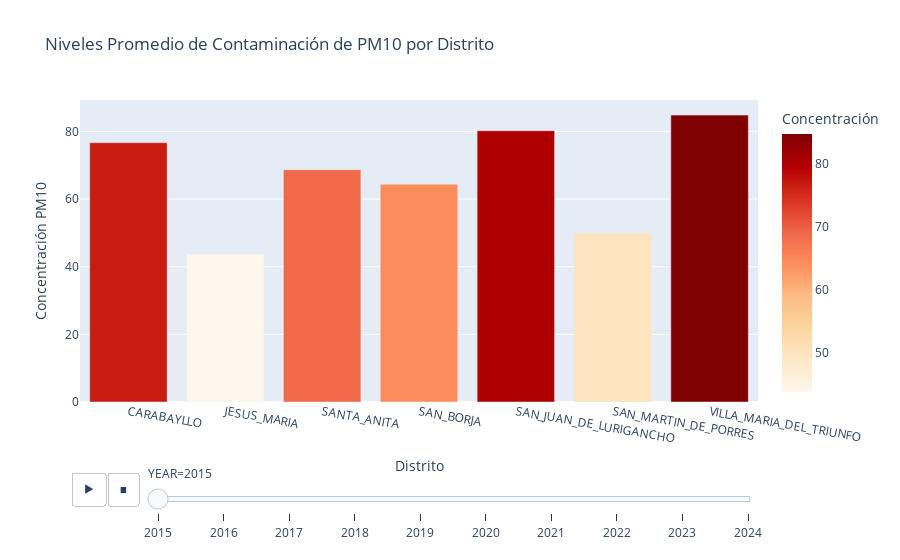

Source (notebook cell):
### Code cell
# Calcular promedio de contaminantes por distrito y año
distrito_pollution = df_filtrado.groupby(['DISTRITO', 'YEAR'])['PM10'].mean().reset_index()

# Gráfico de barras con escala de color basada en concentración
fig_distrito = px.bar(
    distrito_pollution, 
    x='DISTRITO', 
    y='PM10', 
    color='PM10',  # Color basado en concentración
    color_continuous_scale='OrRd',  # Escala de color (verde a amarillo a púrpura)
    title='Niveles Promedio de Contaminación de PM10 por Distrito',
    labels={'PM10': 'Concentración'},
    animation_frame='YEAR',  # Slider de año
    animation_group='DISTRITO'
)

fig_distrito.update_layout(
    xaxis_title='Distrito',
    yaxis_title='Concentración PM10',
    xaxis = dict(tickangle = 10), # Rotar etiquetas
    margin=dict(b=150) # Aumentar margen inferior
)

fig_distrito.show()

### Figure 1 — Plotly figure (JSON) as saved in the notebook; plotly's stock layout.template omitted (floating-point values rounded to 4 significant figures)
{"data": [{"alignmentgroup": "True", "hovertemplate": "YEAR=2015<br>DISTRITO=%{x}<br>Concentración=%{marker.color}<extra></extra>", "ids": ["CARABAYLLO", "JESUS_MARIA", "SANTA_ANITA", "SAN_BORJA", "SAN_JUAN_DE_LURIGANCHO", "SAN_MARTIN_DE_PORRES", "VILLA_MARIA_DEL_TRIUNFO"], "legendgroup": "", "marker": {"color": [76.66, 43.74, 68.67, 64.35, 80.19, 49.92, 84.81], "coloraxis": "coloraxis", "pattern": {"shape": ""}}, "name": "", "offsetgroup": "", "orientation": "v", "showlegend": false, "textposition": "auto", "type": "bar", "x": ["CARABAYLLO", "JESUS_MARIA", "SANTA_ANITA", "SAN_BORJA", "SAN_JUAN_DE_LURIGANCHO", "SAN_MARTIN_DE_PORRES", "VILLA_MARIA_DEL_TRIUNFO"], "xaxis": "x", "y": [76.66, 43.74, 68.67, 64.35, 80.19, 49.92, 84.81], "yaxis": "y"}], "layout": {"barmode": "relative", "coloraxis": {"colorbar": {"title": {"text": "Concentración"}}, "colorscale": [[0, "rgb(255,247,236)"], [0.125, "rgb(254,232,200)"], [0.25, "rgb(253,212,158)"], [0.375, "rgb(253,187,132)"], [0.5, "rgb(252,141,89)"], [0.625, "rgb(239,101,72)"], [0.75, "rgb(215,48,31)"], [0.875, "rgb(179,0,0)"], [1, "rgb(127,0,0)"]]}, "legend": {"tracegroupgap": 0}, "margin": {"b": 150}, "sliders": [{"active": 0, "currentvalue": {"prefix": "YEAR="}, "len": 0.9, "pad": {"b": 10, "t": 60}, "steps": [{"args": [["2015"], {"frame": {"duration": 0, "redraw": true}, "fromcurrent": true, "mode": "immediate", "transition": {"duration": 0, "easing": "linear"}}], "label": "2015", "method": "animate"}, {"args": [["2016"], {"frame": {"duration": 0, "redraw": true}, "fromcurrent": true, "mode": "immediate", "transition": {"duration": 0, "easing": "linear"}}], "label": "2016", "method": "animate"}, {"args": [["2017"], {"frame": {"duration": 0, "redraw": true}, "fromcurrent": true, "mode": "immediate", "transition": {"duration": 0, "easing": "linear"}}], "label": "2017", "method": "animate"}, {"args": [["2018"], {"frame": {"duration": 0, "redraw": true}, "fromcurrent": true, "mode": "immediate", "transition": {"duration": 0, "easing": "linear"}}], "label": "2018", "method": "animate"}, {"args": [["2019"], {"frame": {"duration": 0, "redraw": true}, "fromcurrent": true, "mode": "immediate", "transition": {"duration": 0, "easing": "linear"}}], "label": "2019", "method": "animate"}, {"args": [["2020"], {"frame": {"duration": 0, "redraw": true}, "fromcurrent": true, "mode": "immediate", "transition": {"duration": 0, "easing": "linear"}}], "label": "2020", "method": "animate"}, {"args": [["2021"], {"frame": {"duration": 0, "redraw": true}, "fromcurrent": true, "mode": "immediate", "transition": {"duration": 0, "easing": "linear"}}], "label": "2021", "method": "animate"}, {"args": [["2022"], {"frame": {"duration": 0, "redraw": true}, "fromcurrent": true, "mode": "immediate", "transition": {"duration": 0, "easing": "linear"}}], "label": "2022", "method": "animate"}, {"args": [["2023"], {"frame": {"duration": 0, "redraw": true}, "fromcurrent": true, "mode": "immediate", "transition": {"duration": 0, "easing": "linear"}}], "label": "2023", "method": "animate"}, {"args": [["2024"], {"frame": {"duration": 0, "redraw": true}, "fromcurrent": true, "mode": "immediate", "transition": {"duration": 0, "easing": "linear"}}], "label": "2024", "method": "animate"}], "x": 0.1, "xanchor": "left", "y": 0, "yanchor": "top"}], "title": {"text": "Niveles Promedio de Contaminación de PM10 por Distrito"}, "updatemenus": [{"buttons": [{"args": [null, {"frame": {"duration": 500, "redraw": true}, "fromcurrent": true, "mode": "immediate", "transition": {"duration": 500, "easing": "linear"}}], "label": "&#9654;", "method": "animate"}, {"args": [[null], {"frame": {"duration": 0, "redraw": true}, "fromcurrent": true, "mode": "immediate", "transition": {"duration": 0, "easing": "linear"}}], "label": "&#9724;", "method": "animate"}], "direction": "left", "pad": {"r": 10, "t": 70}, "showactive": false, "type": "buttons", "x": 0.1, "xanchor": "right", "y": 0, "yanchor": "top"}], "xaxis": {"anchor": "y", "domain": [0, 1], "tickangle": 10, "title": {"text": "Distrito"}}, "yaxis": {"anchor": "x", "domain": [0, 1], "title": {"text": "Concentración PM10"}}}}
